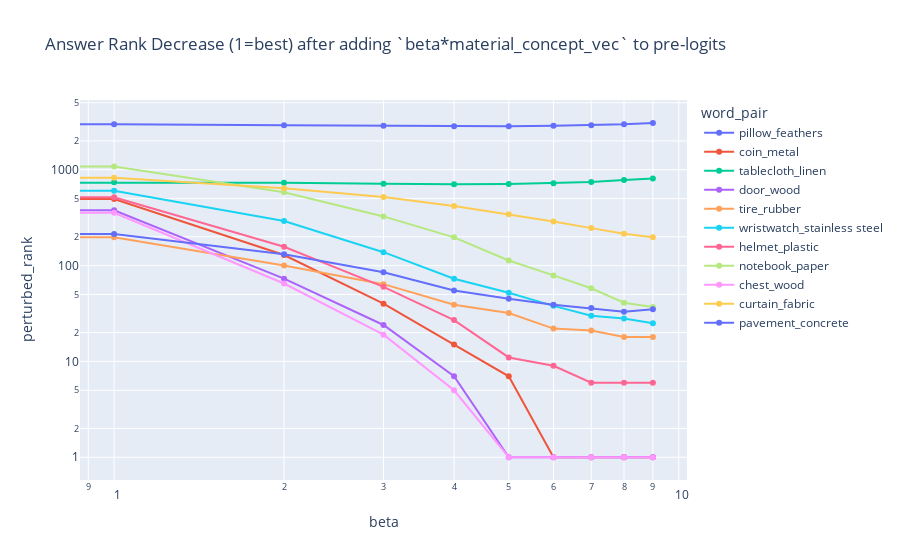

Write notebook code for a chart like this one.
### Code cell
px.line(df[(df['beta']<10)&(df['original_rank']<5000)], x='beta', y='perturbed_rank', color='word_pair', markers='<>', log_x=True, log_y=True, title='Answer Rank Decrease (1=best) after adding `beta*material_concept_vec` to pre-logits')

### Figure 1 — Plotly figure (JSON) as saved in the notebook; plotly's stock layout.template omitted (floating-point values rounded to 4 significant figures)
{"data": [{"hovertemplate": "word_pair=pillow_feathers<br>beta=%{x}<br>perturbed_rank=%{y}<extra></extra>", "legendgroup": "pillow_feathers", "line": {"color": "#636efa", "dash": "solid"}, "marker": {"symbol": "circle"}, "mode": "markers+lines", "name": "pillow_feathers", "orientation": "v", "showlegend": true, "type": "scatter", "x": [0, 1, 2, 3, 4, 5, 6, 7, 8, 9], "xaxis": "x", "y": [3094, 2983, 2910, 2871, 2852, 2838, 2882, 2910, 2977, 3069], "yaxis": "y"}, {"hovertemplate": "word_pair=coin_metal<br>beta=%{x}<br>perturbed_rank=%{y}<extra></extra>", "legendgroup": "coin_metal", "line": {"color": "#EF553B", "dash": "solid"}, "marker": {"symbol": "circle"}, "mode": "markers+lines", "name": "coin_metal", "orientation": "v", "showlegend": true, "type": "scatter", "x": [0, 1, 2, 3, 4, 5, 6, 7, 8, 9], "xaxis": "x", "y": [2196, 495, 129, 40, 15, 7, 1, 1, 1, 1], "yaxis": "y"}, {"hovertemplate": "word_pair=tablecloth_linen<br>beta=%{x}<br>perturbed_rank=%{y}<extra></extra>", "legendgroup": "tablecloth_linen", "line": {"color": "#00cc96", "dash": "solid"}, "marker": {"symbol": "circle"}, "mode": "markers+lines", "name": "tablecloth_linen", "orientation": "v", "showlegend": true, "type": "scatter", "x": [0, 1, 2, 3, 4, 5, 6, 7, 8, 9], "xaxis": "x", "y": [777, 741, 730, 716, 704, 711, 722, 743, 780, 810], "yaxis": "y"}, {"hovertemplate": "word_pair=door_wood<br>beta=%{x}<br>perturbed_rank=%{y}<extra></extra>", "legendgroup": "door_wood", "line": {"color": "#ab63fa", "dash": "solid"}, "marker": {"symbol": "circle"}, "mode": "markers+lines", "name": "door_wood", "orientation": "v", "showlegend": true, "type": "scatter", "x": [0, 1, 2, 3, 4, 5, 6, 7, 8, 9], "xaxis": "x", "y": [2027, 377, 73, 24, 7, 1, 1, 1, 1, 1], "yaxis": "y"}, {"hovertemplate": "word_pair=tire_rubber<br>beta=%{x}<br>perturbed_rank=%{y}<extra></extra>", "legendgroup": "tire_rubber", "line": {"color": "#FFA15A", "dash": "solid"}, "marker": {"symbol": "circle"}, "mode": "markers+lines", "name": "tire_rubber", "orientation": "v", "showlegend": true, "type": "scatter", "x": [0, 1, 2, 3, 4, 5, 6, 7, 8, 9], "xaxis": "x", "y": [385, 197, 100, 64, 39, 32, 22, 21, 18, 18], "yaxis": "y"}, {"hovertemplate": "word_pair=wristwatch_stainless steel<br>beta=%{x}<br>perturbed_rank=%{y}<extra></extra>", "legendgroup": "wristwatch_stainless steel", "line": {"color": "#19d3f3", "dash": "solid"}, "marker": {"symbol": "circle"}, "mode": "markers+lines", "name": "wristwatch_stainless steel", "orientation": "v", "showlegend": true, "type": "scatter", "x": [0, 1, 2, 3, 4, 5, 6, 7, 8, 9], "xaxis": "x", "y": [1306, 604, 292, 138, 73, 52, 38, 30, 28, 25], "yaxis": "y"}, {"hovertemplate": "word_pair=helmet_plastic<br>beta=%{x}<br>perturbed_rank=%{y}<extra></extra>", "legendgroup": "helmet_plastic", "line": {"color": "#FF6692", "dash": "solid"}, "marker": {"symbol": "circle"}, "mode": "markers+lines", "name": "helmet_plastic", "orientation": "v", "showlegend": true, "type": "scatter", "x": [0, 1, 2, 3, 4, 5, 6, 7, 8, 9], "xaxis": "x", "y": [1716, 517, 157, 60, 27, 11, 9, 6, 6, 6], "yaxis": "y"}, {"hovertemplate": "word_pair=notebook_paper<br>beta=%{x}<br>perturbed_rank=%{y}<extra></extra>", "legendgroup": "notebook_paper", "line": {"color": "#B6E880", "dash": "solid"}, "marker": {"symbol": "circle"}, "mode": "markers+lines", "name": "notebook_paper", "orientation": "v", "showlegend": true, "type": "scatter", "x": [0, 1, 2, 3, 4, 5, 6, 7, 8, 9], "xaxis": "x", "y": [2105, 1079, 582, 326, 197, 113, 79, 58, 41, 37], "yaxis": "y"}, {"hovertemplate": "word_pair=chest_wood<br>beta=%{x}<br>perturbed_rank=%{y}<extra></extra>", "legendgroup": "chest_wood", "line": {"color": "#FF97FF", "dash": "solid"}, "marker": {"symbol": "circle"}, "mode": "markers+lines", "name": "chest_wood", "orientation": "v", "showlegend": true, "type": "scatter", "x": [0, 1, 2, 3, 4, 5, 6, 7, 8, 9], "xaxis": "x", "y": [2015, 355, 65, 19, 5, 1, 1, 1, 1, 1], "yaxis": "y"}, {"hovertemplate": "word_pair=curtain_fabric<br>beta=%{x}<br>perturbed_rank=%{y}<extra></extra>", "legendgroup": "curtain_fabric", "line": {"color": "#FECB52", "dash": "solid"}, "marker": {"symbol": "circle"}, "mode": "markers+lines", "name": "curtain_fabric", "orientation": "v", "showlegend": true, "type": "scatter", "x": [0, 1, 2, 3, 4, 5, 6, 7, 8, 9], "xaxis": "x", "y": [1065, 823, 640, 519, 419, 344, 289, 246, 215, 198], "yaxis": "y"}, {"hovertemplate": "word_pair=pavement_concrete<br>beta=%{x}<br>perturbed_rank=%{y}<extra></extra>", "legendgroup": "pavement_concrete", "line": {"color": "#636efa", "dash": "solid"}, "marker": {"symbol": "circle"}, "mode": "markers+lines", "name": "pavement_concrete", "orientation": "v", "showlegend": true, "type": "scatter", "x": [0, 1, 2, 3, 4, 5, 6, 7, 8, 9], "xaxis": "x", "y": [408, 214, 131, 85, 55, 45, 39, 36, 33, 35], "yaxis": "y"}], "layout": {"legend": {"title": {"text": "word_pair"}, "tracegroupgap": 0}, "title": {"text": "Answer Rank Decrease (1=best) after adding `beta*material_concept_vec` to pre-logits"}, "xaxis": {"anchor": "y", "domain": [0, 1], "title": {"text": "beta"}, "type": "log"}, "yaxis": {"anchor": "x", "domain": [0, 1], "title": {"text": "perturbed_rank"}, "type": "log"}}}
